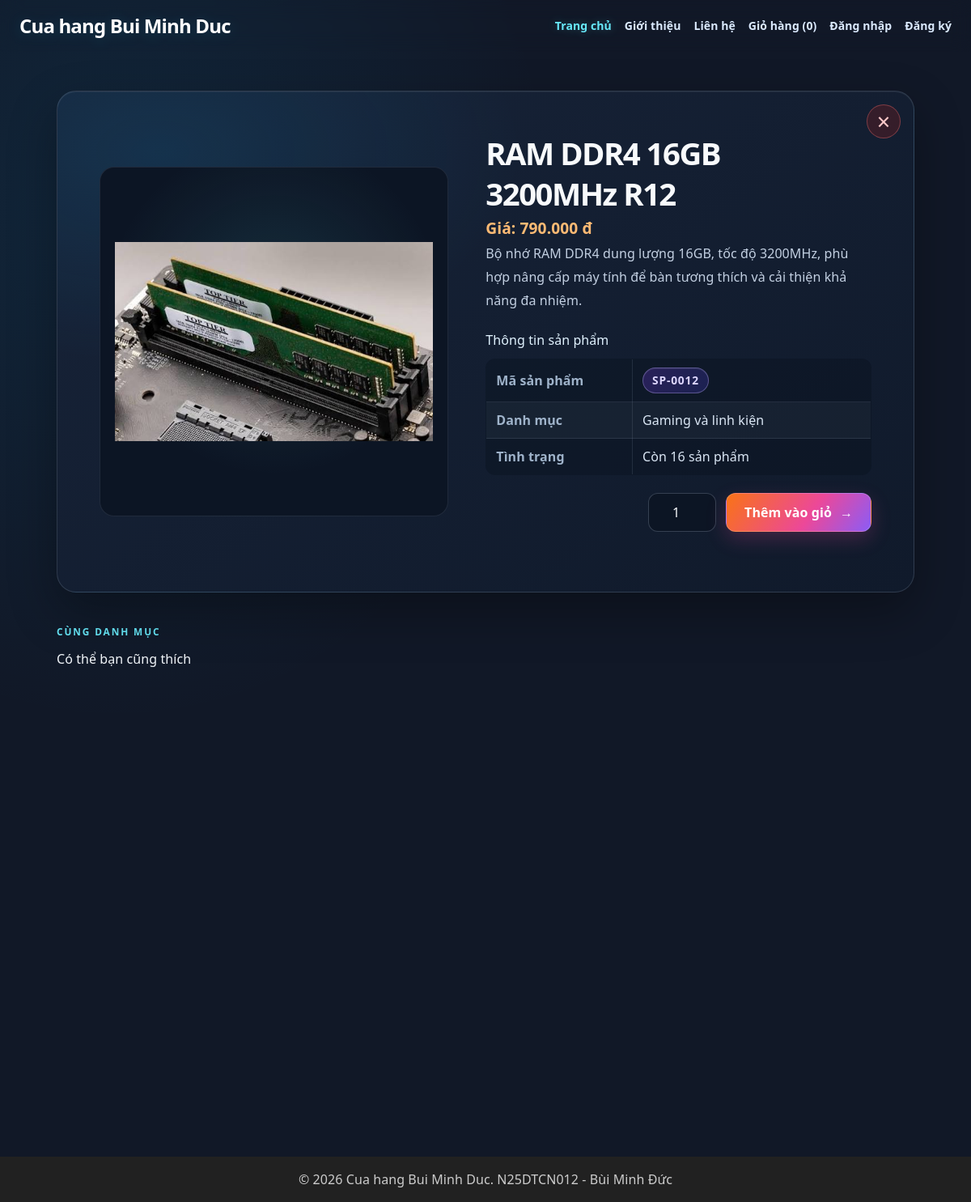
/product.php?id=12, run on the app's committed database.
### tables this page shows
CREATE TABLE products (
    id          INT UNSIGNED AUTO_INCREMENT PRIMARY KEY,
    category_id INT UNSIGNED NOT NULL,
    name        VARCHAR(200) NOT NULL,
    price       INT UNSIGNED NOT NULL,
    description TEXT,
    image       VARCHAR(255) NOT NULL DEFAULT 'images/sp01.jpg',
    stock       INT UNSIGNED NOT NULL DEFAULT 0,
    created_at  DATETIME NOT NULL DEFAULT CURRENT_TIMESTAMP,
    FOREIGN KEY (category_id) REFERENCES categories (id)
);

CREATE TABLE categories (
    id   INT UNSIGNED AUTO_INCREMENT PRIMARY KEY,
    name VARCHAR(100) NOT NULL
);

### includes/functions.php (called while the page is built, shortened)
<?php
function e($value)
{
    return htmlspecialchars((string) $value, ENT_QUOTES, 'UTF-8');
}
function format_price($amount)
{
    return number_format((int) $amount, 0, ',', '.') . ' đ';
}
function url($path = '')
{
    return BASE_URL . ltrim($path, '/');
}

### product.php (the view, shortened to what this page needs)
<?php
require __DIR__ . '/includes/init.php';
$id = (int) ($_GET['id'] ?? 0);
$stmt = $pdo->prepare(
    'SELECT p.*, c.name AS category_name
     FROM products p
     JOIN categories c ON c.id = p.category_id
     WHERE p.id = ?'
);
$stmt->execute([$id]);
$product = $stmt->fetch();
$relatedStmt = $pdo->prepare(
    'SELECT id, name, price, image
     FROM products
     WHERE category_id = ? AND id <> ?
     ORDER BY id DESC
     LIMIT 4'
);
$relatedStmt->execute([$product['category_id'], $product['id']]);
$relatedProducts = $relatedStmt->fetchAll();
require __DIR__ . '/includes/header.php';
?>
<article class="product-detail">
    <a class="product-close" href="<?= url('index.php') ?>" aria-label="Đóng và quay lại cửa hàng" title="Đóng">×</a>
    <div class="product-image">
        <img src="<?= url($product['image']) ?>" alt="<?= e($product['name']) ?>">
    </div>
    <div class="product-info">
        <h2><?= e($product['name']) ?></h2>
        <p class="price">Giá: <strong><?= format_price($product['price']) ?></strong></p>
        <p><?= nl2br(e($product['description'])) ?></p>
        <h3>Thông tin sản phẩm</h3>
        <table>
            <tbody>
                <tr>
                    <th>Mã sản phẩm</th>
                    <td><span class="product-code">SP-<?= str_pad((string) $product['id'], 4, '0', STR_PAD_LEFT) ?></span></td>
                </tr>
                <tr>
                    <th>Danh mục</th>
                    <td><?= e($product['category_name']) ?></td>
                </tr>
                <tr>
                    <th>Tình trạng</th>
                    <td><?= $product['stock'] > 0 ? 'Còn ' . $product['stock'] . ' sản phẩm' : 'Hết hàng' ?></td>
                </tr>
            </tbody>
        </table>
        <?php if ($product['stock'] > 0): ?>
            <form action="<?= url('cart-add.php') ?>" method="post" class="cart-actions">
                <input type="number" name="quantity" value="1" min="1" max="<?= $product['stock'] ?>">
                <button type="submit" class="btn btn-accent add-to-cart-button">Thêm vào giỏ <span aria-hidden="true">→</span></button>
            </form>
        <?php endif; ?>
    </div>
</article>
<?php if ($relatedProducts): ?>
    <section class="related-products">
        <header class="related-products-heading">
            <p class="section-eyebrow">CÙNG DANH MỤC</p>
            <h2>Có thể bạn cũng thích</h2>
        </header>
        <div class="product-list">
        </div>
    </section>
<?php endif; ?>
<?php require __DIR__ . '/includes/footer.php'; ?>

### data on the page
products: image (picture), name "RAM DDR4 16GB 3200MHz R12", price "790.000 đ", description "Bộ nhớ RAM DDR4 dung lượng 16GB, tốc độ 3200MHz, phù hợp nâng cấp máy tính để bàn tương thích và cải thiện khả năng đa nhiệm.", id "0012", category.name "Gaming và linh kiện", stock "16"

### other printed values
APP_NAME "Cua hang Bui Minh Duc"
cart_count() "0"
